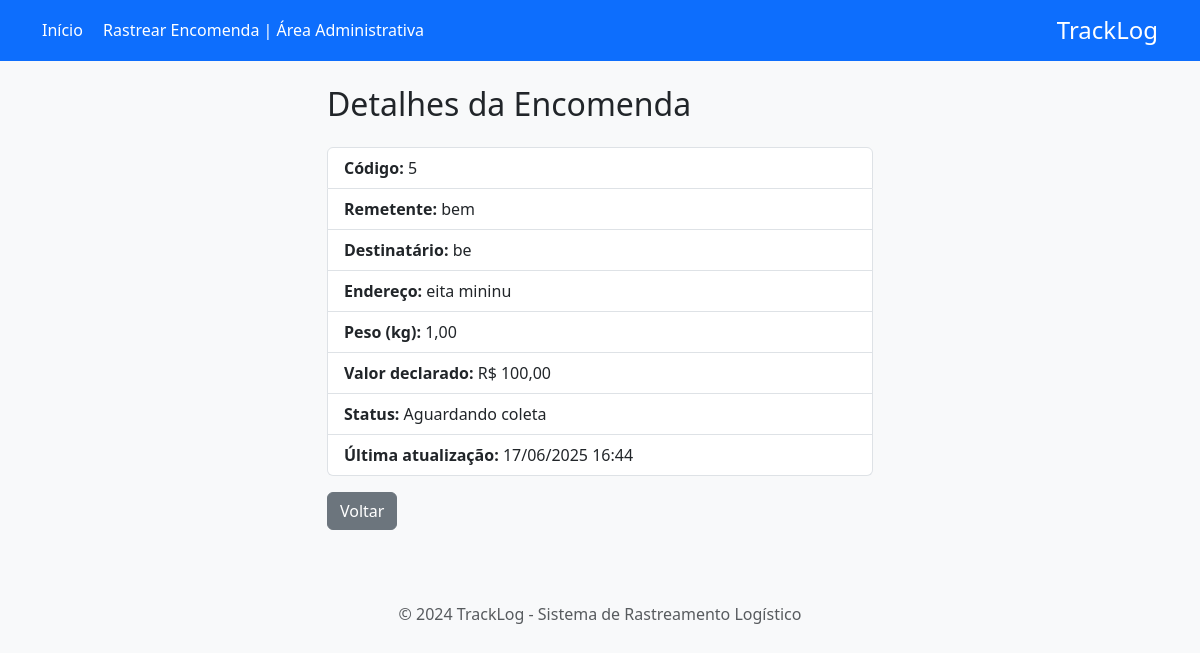
Page /encomendas/1/ (signed in) on the earlier database version.
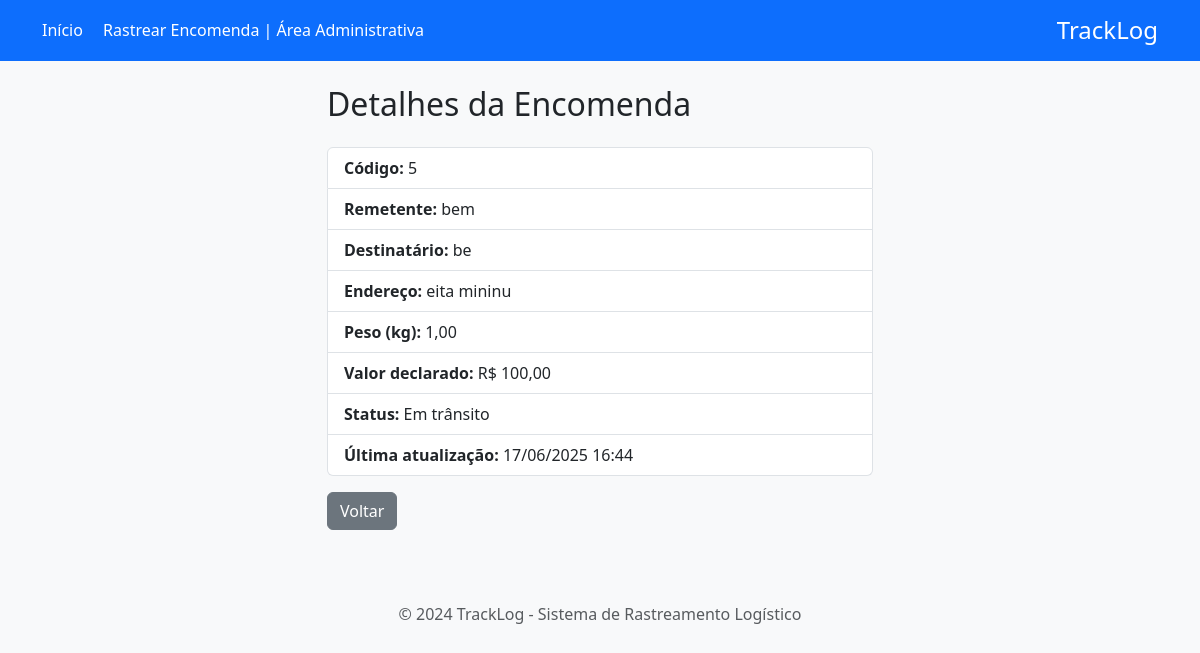
Same page on the later database version.
### orders/models.py (models this page shows, shortened)
class Order(models.Model):
    STATUS_CHOICES = [
        ('AGUARDANDO', 'Aguardando coleta'),
        ('TRANSITO', 'Em trânsito'),
        ('ENTREGUE', 'Entregue'),
        ('CANCELADA', 'Cancelada'),
    ]
    tracking_code = models.CharField(max_length=20, unique=True)
    sender = models.CharField(max_length=100)
    recipient = models.CharField(max_length=100)
    delivery_address = models.CharField(max_length=255)
    weight_kg = models.DecimalField(max_digits=6, decimal_places=2)
    declared_value = models.DecimalField(max_digits=10, decimal_places=2)
    status = models.CharField(
        max_length=20, choices=STATUS_CHOICES, default='AGUARDANDO')
    created_at = models.DateTimeField(auto_now_add=True)
    updated_at = models.DateTimeField(auto_now=True)

### orders/views.py (the view)
# urls.py: path('encomendas/<int:pk>/', OrderDetailView.as_view(), name='order_detail'),
class OrderDetailView(LoginRequiredMixin, DetailView):
    model = Order
    template_name = 'orders/order_detail.html'
    context_object_name = 'order'

### orders/templates/orders/order_detail.html (shortened to what this page needs)
{% extends 'orders/base.html' %}
{% block content %}
<h2 class="mb-4">Detalhes da Encomenda</h2>
<ul class="list-group mb-3">
    <li class="list-group-item"><strong>Código:</strong> {{ order.tracking_code }}</li>
    <li class="list-group-item"><strong>Remetente:</strong> {{ order.sender }}</li>
    <li class="list-group-item"><strong>Destinatário:</strong> {{ order.recipient }}</li>
    <li class="list-group-item"><strong>Endereço:</strong> {{ order.delivery_address }}</li>
    <li class="list-group-item"><strong>Peso (kg):</strong> {{ order.weight_kg }}</li>
    <li class="list-group-item"><strong>Valor declarado:</strong> R$ {{ order.declared_value }}</li>
    <li class="list-group-item"><strong>Status:</strong> {{ order.get_status_display }}</li>
    <li class="list-group-item"><strong>Última atualização:</strong> {{ order.updated_at|date:"d/m/Y H:i" }}</li>
</ul>
<a href="{% url 'order_list' %}" class="btn btn-secondary">Voltar</a>
{% endblock %}

Differences in the rows shown:
changed Order "bem": status "Aguardando coleta" → "Em trânsito"
